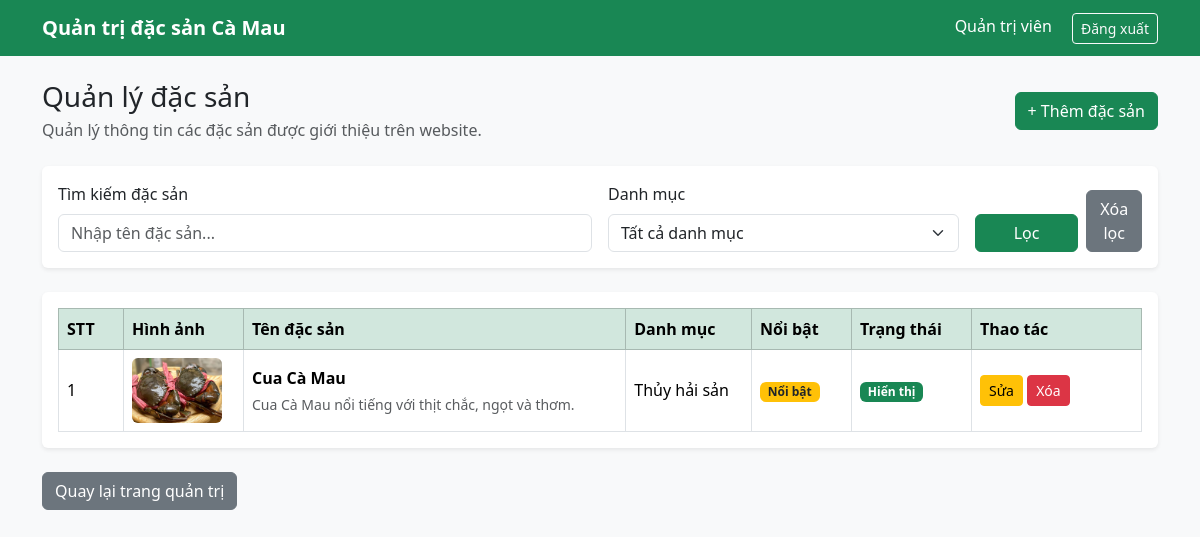
Page /admin/dac-san/index.php (signed in) on the committed database.
### tables this page shows
CREATE TABLE `dac_san` (
  `id` int(11) NOT NULL,
  `danh_muc_id` int(11) DEFAULT NULL,
  `ten_dac_san` varchar(200) NOT NULL,
  `slug` varchar(220) NOT NULL,
  `mo_ta_ngan` text DEFAULT NULL,
  `nguon_goc` text DEFAULT NULL,
  `mo_ta_chi_tiet` longtext DEFAULT NULL,
  `cach_su_dung` text DEFAULT NULL,
  `cach_bao_quan` text DEFAULT NULL,
  `hinh_anh` varchar(255) DEFAULT NULL,
  `noi_bat` tinyint(1) NOT NULL DEFAULT 0,
  `trang_thai` tinyint(1) NOT NULL DEFAULT 1,
  `ngay_tao` datetime NOT NULL DEFAULT current_timestamp(),
  `ngay_cap_nhat` datetime NOT NULL DEFAULT current_timestamp() ON UPDATE current_timestamp()
);

CREATE TABLE `danh_muc` (
  `id` int(11) NOT NULL,
  `ten_danh_muc` varchar(150) NOT NULL,
  `slug` varchar(180) NOT NULL,
  `mo_ta` text DEFAULT NULL,
  `thu_tu` int(11) NOT NULL DEFAULT 0,
  `trang_thai` tinyint(1) NOT NULL DEFAULT 1,
  `ngay_tao` datetime NOT NULL DEFAULT current_timestamp(),
  `ngay_cap_nhat` datetime NOT NULL DEFAULT current_timestamp() ON UPDATE current_timestamp()
);

### admin/dac-san/index.php (the view, shortened to what this page needs)
<?php
require_once __DIR__ . '/../../config/database.php';
$tuKhoa = trim($_GET['q'] ?? '');
$sql = '
    SELECT
        ds.id,
        ds.ten_dac_san,
        ds.slug,
        ds.mo_ta_ngan,
        ds.hinh_anh,
        ds.noi_bat,
        ds.trang_thai,
        ds.ngay_tao,
        dm.ten_danh_muc
    FROM dac_san AS ds
    LEFT JOIN danh_muc AS dm
        ON dm.id = ds.danh_muc_id
    WHERE 1 = 1
';
$params = [];
$sql .= ' ORDER BY ds.id DESC';
$stmt = $pdo->prepare($sql);
$stmt->execute($params);
$danhSachDacSan = $stmt->fetchAll();
?>
<!DOCTYPE html>
<html lang="vi">
<head>
    <link
        href="https://cdn.jsdelivr.net/npm/bootstrap@5.3.3/dist/css/bootstrap.min.css"
        rel="stylesheet"
    >
</head>
<body class="bg-light">
    <nav class="navbar navbar-dark bg-success">
        <div class="container">
            <a
                class="navbar-brand fw-bold"
                href="/dac-san-ca-mau/admin/index.php"
            >
                Quản trị đặc sản Cà Mau
            </a>
            <div>
                <span class="text-white me-3">
                    <?= htmlspecialchars($_SESSION['admin_name'] ?? 'Admin') ?>
                </span>
                <a
                    href="/dac-san-ca-mau/logout.php"
                    class="btn btn-outline-light btn-sm"
                >
                    Đăng xuất
                </a>
            </div>
        </div>
    </nav>
    <main class="container py-4">
        <div
            class="d-flex justify-content-between
                   align-items-center flex-wrap gap-3 mb-4"
        >
            <div>
                <h1 class="h3 mb-1">Quản lý đặc sản</h1>
                <p class="text-muted mb-0">
                    Quản lý thông tin các đặc sản được giới thiệu trên website.
                </p>
            </div>
            <a href="create.php" class="btn btn-success">
                + Thêm đặc sản
            </a>
        </div>
        <div class="card border-0 shadow-sm mb-4">
            <div class="card-body">
                <form method="get" class="row g-3">
                    <div class="col-md-6">
                        <label for="q" class="form-label">
                            Tìm kiếm đặc sản
                        </label>
                        <input
                            type="text"
                            id="q"
                            name="q"
                            class="form-control"
                            placeholder="Nhập tên đặc sản..."
                            value="<?= htmlspecialchars($tuKhoa) ?>"
                        >
                    </div>
                    <div class="col-md-4">
                        <label for="danh_muc_id" class="form-label">
                            Danh mục
                        </label>
                        <select
                            id="danh_muc_id"
                            name="danh_muc_id"
                            class="form-select"
                        >
                            <option value="">Tất cả danh mục</option>
                        </select>
                    </div>
                    <div class="col-md-2 d-flex align-items-end gap-2">
                        <button
                            type="submit"
                            class="btn btn-success w-100"
                        >
                            Lọc
                        </button>
                        <a
                            href="index.php"
                            class="btn btn-secondary"
                        >
                            Xóa lọc
                        </a>
                    </div>
                </form>
            </div>
        </div>
        <div class="card border-0 shadow-sm">
            <div class="card-body">
                <div class="table-responsive">
                    <table
                        class="table table-bordered
                               table-hover align-middle mb-0">
                        <thead class="table-success">
                            <tr>
                                <th style="width: 65px;">STT</th>
                                <th style="width: 120px;">Hình ảnh</th>
                                <th>Tên đặc sản</th>
                                <th>Danh mục</th>
                                <th style="width: 100px;">Nổi bật</th>
                                <th style="width: 120px;">Trạng thái</th>
                                <th style="width: 170px;">Thao tác</th>
                            </tr>
                        </thead>
                        <tbody>
                            <?php if (empty($danhSachDacSan)): ?>
                                <tr>
                                    <td
                                        colspan="7"
                                        class="text-center text-muted py-4">
                                        Chưa có đặc sản nào.
                                    </td>
                                </tr>
                            <?php else: ?>
                                <?php foreach ($danhSachDacSan as $index => $dacSan): ?>
                                    <tr>
                                        <td><?= $index + 1 ?></td>
                                        <td>
                                            <?php if (!empty($dacSan['hinh_anh'])): ?>
                                                <img
                                                    src="/dac-san-ca-mau/assets/uploads/dac-san/<?= htmlspecialchars(
                                                        $dacSan['hinh_anh']
                                                    ) ?>"
                                                    alt="<?= htmlspecialchars(
                                                        $dacSan['ten_dac_san']
                                                    ) ?>"
                                                    class="product-image"
                                                >
                                            <?php else: ?>
                                                <div class="no-image">
                                                    Chưa có ảnh
                                                </div>
                                            <?php endif; ?>
                                        </td>
                                        <td>
                                            <strong>
                                                <?= htmlspecialchars(
                                                    $dacSan['ten_dac_san']
                                                ) ?>
                                            </strong>
                                            <?php if (!empty($dacSan['mo_ta_ngan'])): ?>
                                                <div class="text-muted small mt-1">
                                                    <?= htmlspecialchars(
                                                        mb_strimwidth(
                                                            $dacSan['mo_ta_ngan'],
                                                            0,
                                                            100,
                                                            '...'
                                                        )
                                                    ) ?>
                                                </div>
                                            <?php endif; ?>
                                        </td>
                                        <td>
                                            <?= htmlspecialchars(
                                                $dacSan['ten_danh_muc']
                                                    ?? 'Chưa phân loại'
                                            ) ?>
                                        </td>
                                        <td>
                                            <?php if ((int) $dacSan['noi_bat'] === 1): ?>
                                                <span class="badge bg-warning text-dark">
                                                    Nổi bật
                                                </span>
                                            <?php else: ?>
                                                <span class="text-muted">
                                                    Không
                                                </span>
                                            <?php endif; ?>
                                        </td>
                                        <td>
                                            <?php if ((int) $dacSan['trang_thai'] === 1): ?>
                                                <span class="badge bg-success">
                                                    Hiển thị
                                                </span>
                                            <?php else: ?>
                                                <span class="badge bg-secondary">
                                                    Đang ẩn
                                                </span>
                                            <?php endif; ?>
                                        </td>
                                        <td>
                                            <a href="edit.php?id=<?= (int) $dacSan['id'] ?>"
                                                class="btn btn-warning btn-sm">
                                                Sửa
                                            </a>
                                            <form
                                                method="post"
                                                action="delete.php"
                                                class="d-inline"
                                                onsubmit="return confirm(
                                                    'Bạn có chắc muốn xóa đặc sản này?'
                                                );"
                                            >
                                                <button
                                                    type="submit"
                                                    class="btn btn-danger btn-sm"
                                                >
                                                    Xóa
                                                </button>
                                            </form>
                                        </td>
                                    </tr>
                                <?php endforeach; ?>
                            <?php endif; ?>
                        </tbody>
                    </table>
                </div>
            </div>
        </div>
        <a
            href="/dac-san-ca-mau/admin/index.php"
            class="btn btn-secondary mt-4"
        >
            Quay lại trang quản trị
        </a>
    </main>
</body>
</html>

### admin/dac-san/index.php (style rules this page uses)
.product-image { width: 90px; height: 65px; object-fit: cover; border-radius: 6px; }

### rows in the picture
dac_san: hinh_anh (picture), ten_dac_san "Cua Cà Mau", mo_ta_ngan "Cua Cà Mau nổi tiếng với thịt chắc, ngọt và thơm.", danh_muc.ten_danh_muc "Thủy hải sản", noi_bat "Nổi bật", trang_thai "Hiển thị"

### other values in the picture
$_SESSION['admin_name'] "Quản trị viên"
